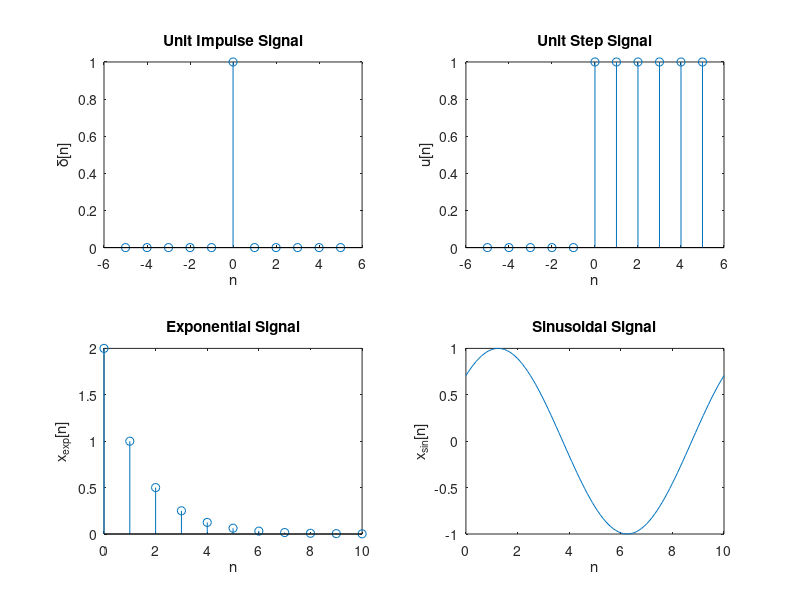

Reproduce this figure in MATLAB.
% Discrete-time signals example

% Unit impulse at n=0
n1 = -5:5;
delta = zeros(size(n1));
delta(n1 == 0) = 1;

% Unit step signal
n2 = -5:5;
u = zeros(size(n2));
u(n2 >= 0) = 1;

% Exponential signal
n3 = 0:10;
A = 2;
alpha = 0.5;
x_exp = A * alpha.^n3;

% Sinusoidal signal
n4 = 0:0.1:10;
A_sin = 1;
omega_sin = 0.2 * pi;
phi_sin = pi/4;
x_sin = A_sin * sin(omega_sin * n4 + phi_sin);

% Plotting
figure;

subplot(2,2,1);
stem(n1, delta);
title('Unit Impulse Signal');
xlabel('n');
ylabel('\delta[n]');

subplot(2,2,2);
stem(n2, u);
title('Unit Step Signal');
xlabel('n');
ylabel('u[n]');

subplot(2,2,3);
stem(n3, x_exp);
title('Exponential Signal');
xlabel('n');
ylabel('x_{exp}[n]');

subplot(2,2,4);
plot(n4, x_sin);
title('Sinusoidal Signal');
xlabel('n');
ylabel('x_{sin}[n]');
